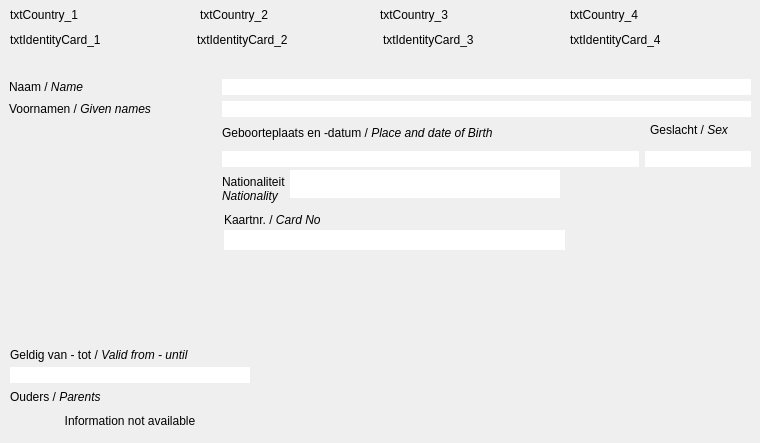
          <widget class="QWidget" name="tabIdentity">
           <property name="focusPolicy">
            <enum>Qt::NoFocus</enum>
           </property>
           <property name="accessibleName">
            <string>Tab Identity</string>
           </property>
           <attribute name="title">
            <string>&amp;Identity</string>
           </attribute>
           <widget class="QLabel" name="lblIdentity_Head2_2">
            <property name="geometry">
             <rect>
              <x>197</x>
              <y>32</y>
              <width>180</width>
              <height>16</height>
             </rect>
            </property>
            <property name="font">
             <font/>
            </property>
            <property name="text">
             <string>txtIdentityCard_2</string>
            </property>
            <property name="textFormat">
             <enum>Qt::PlainText</enum>
            </property>
           </widget>
           <widget class="QLabel" name="lblIdentity_Head2_4">
            <property name="geometry">
             <rect>
              <x>570</x>
              <y>32</y>
              <width>180</width>
              <height>16</height>
             </rect>
            </property>
            <property name="font">
             <font/>
            </property>
            <property name="text">
             <string>txtIdentityCard_4</string>
            </property>
            <property name="textFormat">
             <enum>Qt::PlainText</enum>
            </property>
           </widget>
           <widget class="QLabel" name="lblIdentity_Head2_1">
            <property name="geometry">
             <rect>
              <x>10</x>
              <y>32</y>
              <width>181</width>
              <height>16</height>
             </rect>
            </property>
            <property name="font">
             <font/>
            </property>
            <property name="text">
             <string>txtIdentityCard_1</string>
            </property>
            <property name="textFormat">
             <enum>Qt::PlainText</enum>
            </property>
           </widget>
           <widget class="QLabel" name="lblIdentity_Head1_2">
            <property name="geometry">
             <rect>
              <x>200</x>
              <y>0</y>
              <width>180</width>
              <height>30</height>
             </rect>
            </property>
            <property name="font">
             <font/>
            </property>
            <property name="text">
             <string>txtCountry_2</string>
            </property>
            <property name="textFormat">
             <enum>Qt::PlainText</enum>
            </property>
           </widget>
           <widget class="QLabel" name="lblIdentity_Head1_3">
            <property name="geometry">
             <rect>
              <x>380</x>
              <y>0</y>
              <width>181</width>
              <height>30</height>
             </rect>
            </property>
            <property name="font">
             <font/>
            </property>
            <property name="text">
             <string>txtCountry_3</string>
            </property>
            <property name="textFormat">
             <enum>Qt::PlainText</enum>
            </property>
           </widget>
           <widget class="QLabel" name="lblIdentity_Head1_4">
            <property name="geometry">
             <rect>
              <x>570</x>
              <y>0</y>
              <width>180</width>
              <height>30</height>
             </rect>
            </property>
            <property name="font">
             <font/>
            </property>
            <property name="text">
             <string>txtCountry_4</string>
            </property>
            <property name="textFormat">
             <enum>Qt::PlainText</enum>
            </property>
           </widget>
           <widget class="QLabel" name="lblIdentity_Head2_3">
            <property name="geometry">
             <rect>
              <x>383</x>
              <y>32</y>
              <width>181</width>
              <height>16</height>
             </rect>
            </property>
            <property name="font">
             <font/>
            </property>
            <property name="text">
             <string>txtIdentityCard_3</string>
            </property>
            <property name="textFormat">
             <enum>Qt::PlainText</enum>
            </property>
           </widget>
           <widget class="QLineEdit" name="txtIdentity_Name">
            <property name="geometry">
             <rect>
              <x>222</x>
              <y>79</y>
              <width>529</width>
              <height>16</height>
             </rect>
            </property>
            <property name="font">
             <font/>
            </property>
            <property name="frame">
             <bool>false</bool>
            </property>
            <property name="readOnly">
             <bool>true</bool>
            </property>
           </widget>
           <widget class="QLabel" name="lblIdentity_GivenNames">
            <property name="geometry">
             <rect>
              <x>9</x>
              <y>101</y>
              <width>207</width>
              <height>16</height>
             </rect>
            </property>
            <property name="font">
             <font/>
            </property>
            <property name="text">
             <string>Voornamen / &lt;i&gt;Given names&lt;/i&gt;</string>
            </property>
           </widget>
           <widget class="QLineEdit" name="txtIdentity_GivenNames">
            <property name="geometry">
             <rect>
              <x>222</x>
              <y>101</y>
              <width>529</width>
              <height>16</height>
             </rect>
            </property>
            <property name="font">
             <font/>
            </property>
            <property name="frame">
             <bool>false</bool>
            </property>
            <property name="alignment">
             <set>Qt::AlignLeading</set>
            </property>
            <property name="readOnly">
             <bool>true</bool>
            </property>
           </widget>
           <widget class="QLabel" name="lblIdentity_BirthPlace">
            <property name="geometry">
             <rect>
              <x>222</x>
              <y>123</y>
              <width>417</width>
              <height>20</height>
             </rect>
            </property>
            <property name="font">
             <font/>
            </property>
            <property name="text">
             <string>Geboorteplaats en -datum / &lt;i&gt;Place and date of Birth&lt;/i&gt;</string>
            </property>
           </widget>
           <widget class="QLineEdit" name="txtIdentity_BirthPlace">
            <property name="geometry">
             <rect>
              <x>222</x>
              <y>151</y>
              <width>417</width>
              <height>16</height>
             </rect>
            </property>
            <property name="font">
             <font/>
            </property>
            <property name="frame">
             <bool>false</bool>
            </property>
            <property name="readOnly">
             <bool>true</bool>
            </property>
           </widget>
           <widget class="QLabel" name="lblIdentity_Card_Number">
            <property name="geometry">
             <rect>
              <x>224</x>
              <y>210</y>
              <width>341</width>
              <height>20</height>
             </rect>
            </property>
            <property name="font">
             <font/>
            </property>
            <property name="text">
             <string>Kaartnr. / &lt;i&gt;Card No&lt;/i&gt;</string>
            </property>
           </widget>
           <widget class="QLineEdit" name="txtIdentity_Card_Number">
            <property name="geometry">
             <rect>
              <x>224</x>
              <y>230</y>
              <width>341</width>
              <height>20</height>
             </rect>
            </property>
            <property name="font">
             <font/>
            </property>
            <property name="frame">
             <bool>false</bool>
            </property>
            <property name="readOnly">
             <bool>true</bool>
            </property>
           </widget>
           <widget class="QLabel" name="lblIdentity_ValidFrom_Until">
            <property name="geometry">
             <rect>
              <x>10</x>
              <y>347</y>
              <width>240</width>
              <height>16</height>
             </rect>
            </property>
            <property name="text">
             <string>Geldig van - tot / &lt;i&gt;Valid from - until&lt;/i&gt;</string>
            </property>
           </widget>
           <widget class="QLineEdit" name="txtIdentity_ValidFrom_Until">
            <property name="geometry">
             <rect>
              <x>10</x>
              <y>367</y>
              <width>240</width>
              <height>16</height>
             </rect>
            </property>
            <property name="minimumSize">
             <size>
              <width>240</width>
              <height>0</height>
             </size>
            </property>
            <property name="frame">
             <bool>false</bool>
            </property>
            <property name="readOnly">
             <bool>true</bool>
            </property>
           </widget>
           <widget class="QLabel" name="lblIdentity_Parents">
            <property name="geometry">
             <rect>
              <x>10</x>
              <y>389</y>
              <width>240</width>
              <height>16</height>
             </rect>
            </property>
            <property name="text">
             <string>Ouders / &lt;i&gt;Parents&lt;/i&gt;</string>
            </property>
           </widget>
           <widget class="QLabel" name="lblIdentity_Parents_2">
            <property name="geometry">
             <rect>
              <x>10</x>
              <y>409</y>
              <width>240</width>
              <height>23</height>
             </rect>
            </property>
            <property name="sizePolicy">
             <sizepolicy hsizetype="Expanding" vsizetype="Expanding">
              <horstretch>0</horstretch>
              <verstretch>0</verstretch>
             </sizepolicy>
            </property>
            <property name="font">
             <font/>
            </property>
            <property name="frameShape">
             <enum>QFrame::NoFrame</enum>
            </property>
            <property name="text">
             <string>Information not available</string>
            </property>
            <property name="scaledContents">
             <bool>true</bool>
            </property>
            <property name="alignment">
             <set>Qt::AlignCenter</set>
            </property>
           </widget>
           <widget class="QLabel" name="lblIdentity_Head1_1">
            <property name="geometry">
             <rect>
              <x>10</x>
              <y>0</y>
              <width>181</width>
              <height>30</height>
             </rect>
            </property>
            <property name="font">
             <font/>
            </property>
            <property name="text">
             <string>txtCountry_1</string>
            </property>
            <property name="textFormat">
             <enum>Qt::PlainText</enum>
            </property>
           </widget>
           <widget class="QLineEdit" name="txtIdentity_Nationality">
            <property name="geometry">
             <rect>
              <x>290</x>
              <y>170</y>
              <width>270</width>
              <height>28</height>
             </rect>
            </property>
            <property name="font">
             <font/>
            </property>
            <property name="frame">
             <bool>false</bool>
            </property>
            <property name="readOnly">
             <bool>true</bool>
            </property>
           </widget>
           <widget class="QLabel" name="lblIdentity_Sex">
            <property name="geometry">
             <rect>
              <x>650</x>
              <y>120</y>
              <width>101</width>
              <height>20</height>
             </rect>
            </property>
            <property name="text">
             <string>Geslacht / &lt;i&gt;Sex&lt;/i&gt; </string>
            </property>
            <property name="alignment">
             <set>Qt::AlignLeading|Qt::AlignLeft|Qt::AlignVCenter</set>
            </property>
           </widget>
           <widget class="QLineEdit" name="txtIdentity_Sex">
            <property name="geometry">
             <rect>
              <x>645</x>
              <y>151</y>
              <width>106</width>
              <height>16</height>
             </rect>
            </property>
            <property name="frame">
             <bool>false</bool>
            </property>
            <property name="alignment">
             <set>Qt::AlignLeading|Qt::AlignLeft|Qt::AlignVCenter</set>
            </property>
            <property name="readOnly">
             <bool>true</bool>
            </property>
           </widget>
           <widget class="QLabel" name="lblIdentity_Name">
            <property name="geometry">
             <rect>
              <x>9</x>
              <y>79</y>
              <width>207</width>
              <height>16</height>
             </rect>
            </property>
            <property name="font">
             <font/>
            </property>
            <property name="frameShape">
             <enum>QFrame::NoFrame</enum>
            </property>
            <property name="text">
             <string>Naam / &lt;i&gt;Name&lt;/i&gt;</string>
            </property>
           </widget>
           <widget class="QLabel" name="lblIdentity_Nationality">
            <property name="geometry">
             <rect>
              <x>222</x>
              <y>175</y>
              <width>253</width>
              <height>28</height>
             </rect>
            </property>
            <property name="font">
             <font/>
            </property>
            <property name="text">
             <string>Nationaliteit&lt;br&gt;&lt;i&gt;Nationality&lt;/i&gt;</string>
            </property>
            <property name="wordWrap">
             <bool>true</bool>
            </property>
           </widget>
           <widget class="QLabel" name="lblIdentity_ImgPerson">
            <property name="geometry">
             <rect>
              <x>590</x>
              <y>210</y>
              <width>140</width>
              <height>224</height>
             </rect>
            </property>
            <property name="sizePolicy">
             <sizepolicy hsizetype="Expanding" vsizetype="Expanding">
              <horstretch>0</horstretch>
              <verstretch>0</verstretch>
             </sizepolicy>
            </property>
            <property name="minimumSize">
             <size>
              <width>140</width>
              <height>200</height>
             </size>
            </property>
            <property name="autoFillBackground">
             <bool>false</bool>
            </property>
            <property name="frameShape">
             <enum>QFrame::NoFrame</enum>
            </property>
            <property name="text">
             <string/>
            </property>
            <property name="scaledContents">
             <bool>true</bool>
            </property>
            <property name="alignment">
             <set>Qt::AlignCenter</set>
            </property>
           </widget>
          </widget>
